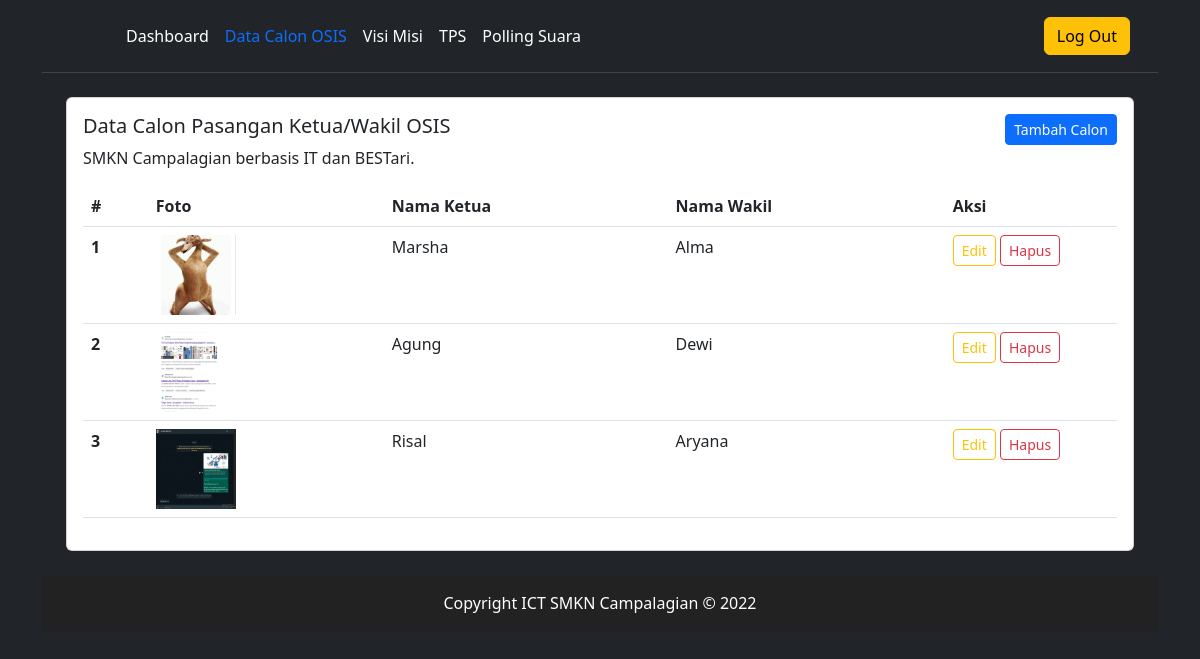
Screenshot of /admin/calon_osis.php (signed in) with the database file from the repository.
### tables this page shows
CREATE TABLE `calon` (
  `id` int(11) NOT NULL,
  `nomor` int(11) NOT NULL,
  `nama` varchar(255) NOT NULL,
  `wakil` varchar(255) NOT NULL,
  `foto` text NOT NULL
);

### inc/inc_fungsi.php (called while the page is built, shortened)
<?php
function url_dasar()
{
    return 'http://localhost/epolling';
}
function parse_url_gambar($gambar)
{
    return url_dasar() . '/gambar/' . $gambar;
}
?>

### admin/calon_osis.php (the view, shortened to what this page needs)
<?php
include("inc_header.php");
$sql = "select * from calon order by nomor asc";
$q = mysqli_query($koneksi, $sql);
?>
<div class="card">
    <div class="card-body" style="position:relative;">
        <a href="calon_input.php" class="btn btn-sm btn-primary" style="position:absolute;top:1rem;right:1rem;">Tambah
            Calon</a>
        <h5 class="card-title">Data Calon Pasangan Ketua/Wakil OSIS</h5>
        <p class="card-text">SMKN Campalagian berbasis IT dan BESTari.</p>
        <table class="table table-stripped" id="table">
            <thead>
                <tr>
                    <th scope="col">#</th>
                    <th scope="col">Foto</th>
                    <th scope="col">Nama Ketua</th>
                    <th scope="col">Nama Wakil</th>
                    <th class="col-2">Aksi</th>
                </tr>
            </thead>
            <tbody>
                <?php
                while ($r = mysqli_fetch_array($q)) {
                    $id = $r['id'];
                ?>
                <tr>
                    <th scope="row">
                        <?= $r['nomor'] ?>
                    </th>
                    <td>
                        <img src="<?= parse_url_gambar($r['foto']) ?>" alt="<?= $r['foto'] ?>"
                            style="height: 5rem; width: 5rem;">
                    </td>
                    <td>
                        <?= $r['nama'] ?>
                    </td>
                    <td>
                        <?= $r['wakil'] ?>
                    </td>
                    <td>
                        <a href="calon_input.php?op=edit&id=<?= $id ?>" class="btn btn-sm btn-outline-warning">Edit</a>
                        <a href="calon_hapus.php?op=delete&id=<?= $id ?>" class="btn btn-sm btn-outline-danger"
                            onclick="return confirm('Anda yakin ingin menghapus data ini ?')">Hapus</a>
                    </td>
                </tr>
                <?php } ?>
            </tbody>
        </table>
    </div>
</div>
<?php include("inc_footer.php") ?>

### rows the page displays
calon: nomor "1", foto (picture), nama "Marsha", wakil "Alma"
calon: nomor "2", foto (picture), nama "Agung", wakil "Dewi"
calon: nomor "3", foto (picture), nama "Risal", wakil "Aryana"
